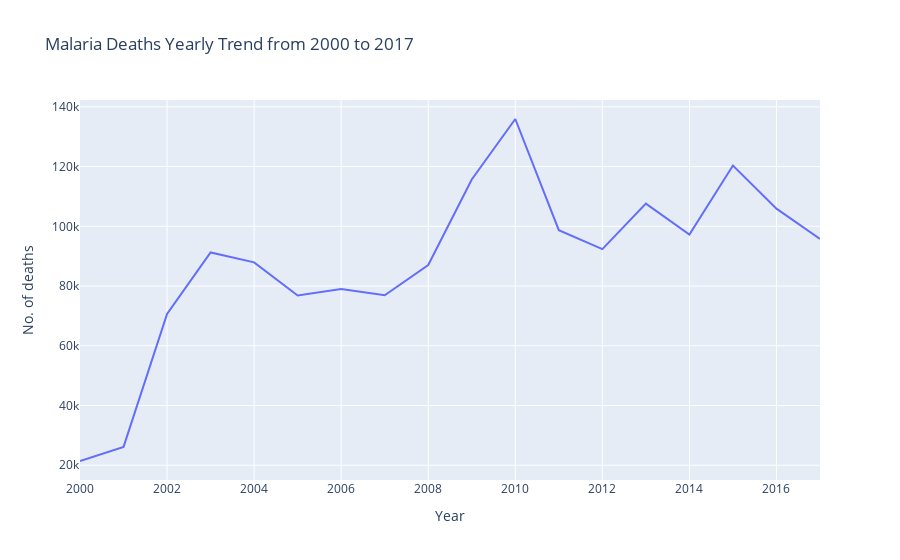

Source (notebook cell):
### Code cell
year_deathplot = plx.line(year_deaths, 
                         x='Year', 
                         y='No. of deaths', 
                         title='Malaria Deaths Yearly Trend from 2000 to 2017')
year_deathplot.show()

### Figure 1 — Plotly figure (JSON) as saved in the notebook; plotly's stock layout.template omitted (floating-point values rounded to 4 significant figures)
{"data": [{"hovertemplate": "Year=%{x}<br>No. of deaths=%{y}<extra></extra>", "legendgroup": "", "line": {"color": "#636efa", "dash": "solid"}, "marker": {"symbol": "circle"}, "mode": "lines", "name": "", "orientation": "v", "showlegend": false, "type": "scatter", "x": [2000, 2001, 2002, 2003, 2004, 2005, 2006, 2007, 2008, 2009, 2010, 2011, 2012, 2013, 2014, 2015, 2016, 2017], "xaxis": "x", "y": [21419, 26162, 70683, 91247, 87926, 76842, 78995, 76904, 87024, 115694, 135936, 98690, 92357, 107591, 97273, 120335, 105929, 95803], "yaxis": "y"}], "layout": {"autosize": true, "legend": {"tracegroupgap": 0}, "title": {"text": "Malaria Deaths Yearly Trend from 2000 to 2017"}, "xaxis": {"anchor": "y", "autorange": true, "domain": [0, 1], "range": [2000, 2017], "title": {"text": "Year"}, "type": "linear"}, "yaxis": {"anchor": "x", "autorange": true, "domain": [0, 1], "range": [15060.0, 142300.0], "title": {"text": "No. of deaths"}, "type": "linear"}}}
